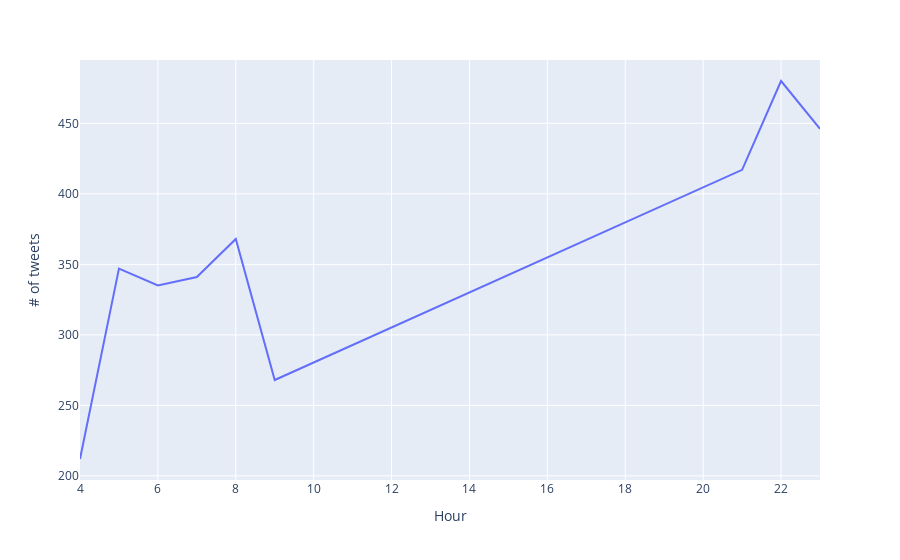

Write notebook code for a chart like this one.
### Code cell
fig = px.line(data, x='Hour', y='# of tweets',)
fig.show()

### Figure 1 — Plotly figure (JSON) as saved in the notebook; plotly's stock layout.template omitted (floating-point values rounded to 4 significant figures)
{"data": [{"hovertemplate": "Hour=%{x}<br># of tweets=%{y}<extra></extra>", "legendgroup": "", "line": {"color": "#636efa", "dash": "solid"}, "marker": {"symbol": "circle"}, "mode": "lines", "name": "", "orientation": "v", "showlegend": false, "type": "scatter", "x": [4, 5, 6, 7, 8, 9, 21, 22, 23], "xaxis": "x", "y": [212, 347, 335, 341, 368, 268, 417, 480, 446], "yaxis": "y"}], "layout": {"legend": {"tracegroupgap": 0}, "margin": {"t": 60}, "xaxis": {"anchor": "y", "domain": [0, 1], "title": {"text": "Hour"}}, "yaxis": {"anchor": "x", "domain": [0, 1], "title": {"text": "# of tweets"}}}}
